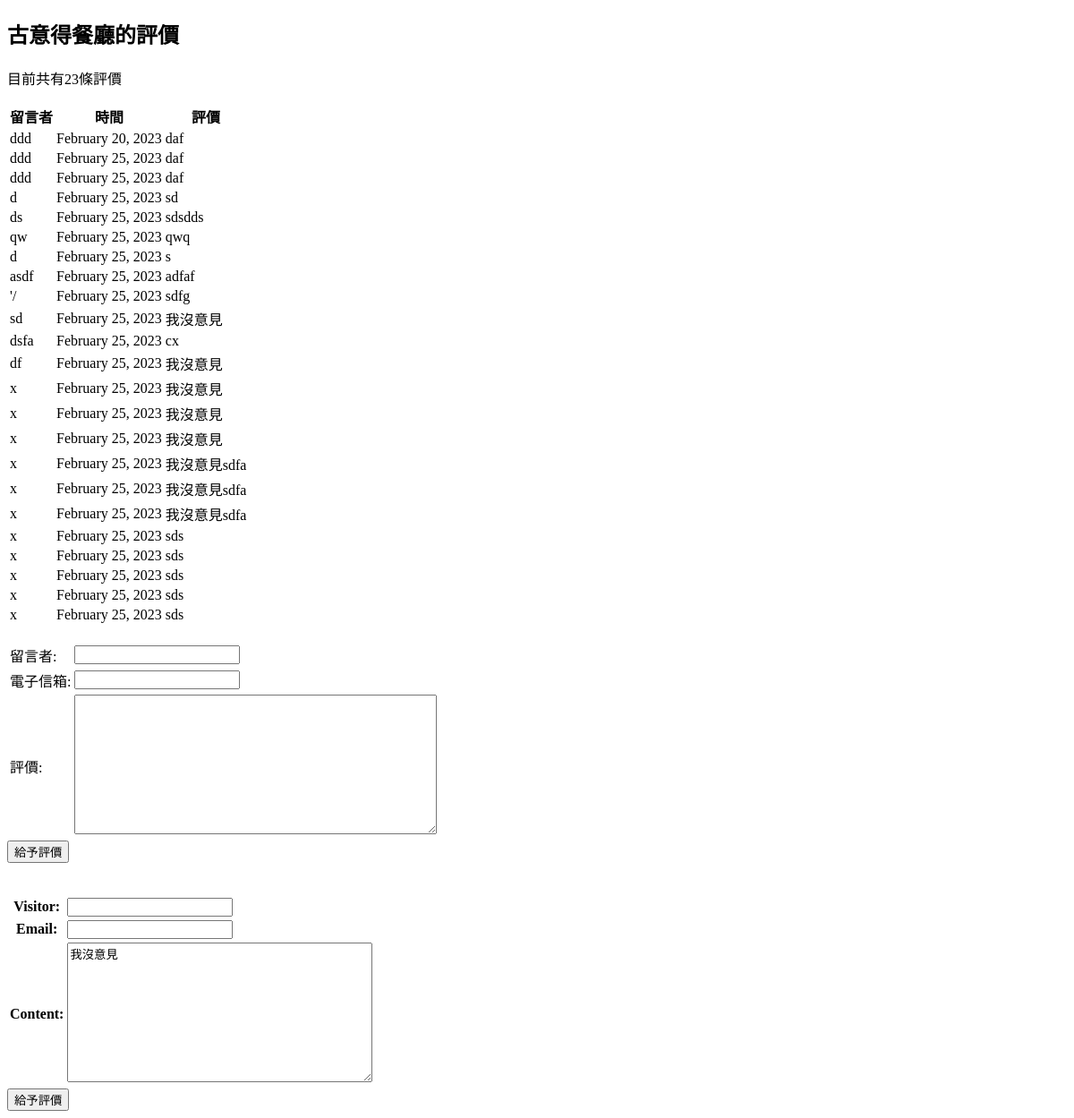
The page /comment/1/ on the database as committed earlier.
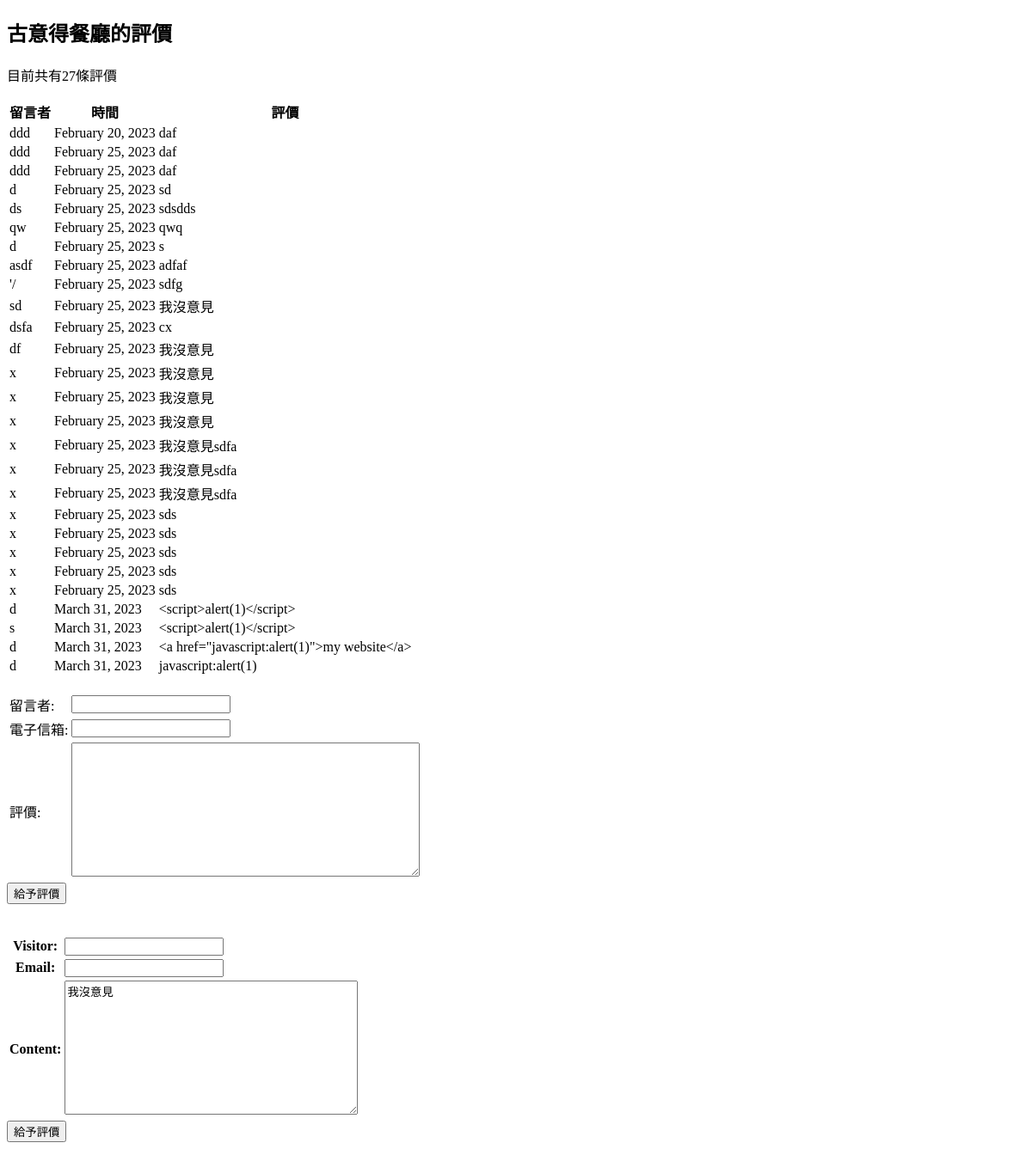
The same page on the database as committed later.
### form_test/models.py (models this page shows)
class Restaurant(models.Model):
    name = models.CharField(max_length=20)
    phone_number = models.CharField(max_length=15)
    address = models.CharField(max_length=50, blank=True)

class Comment(models.Model):
    content = models.CharField(max_length=200)
    visitor = models.CharField(max_length=20)
    email = models.EmailField(max_length=20)
    date_time = models.DateTimeField()
    restaurant = models.ForeignKey(Restaurant, on_delete=models.CASCADE)
    class Meta: # 新增權限 每一個權限都會跟一個資料庫模型綁定
            ordering = ['date_time']
            permissions = (
                ("can_comment", "Can comment"),  # 只有一個權限時，千萬不要忘了逗號！
            )

### form_test/views.py (the view, shortened to what this page needs)
# urls.py: re_path(r'comment/(?P<id>\d{1,5})', comment), # ?P<關鍵字>要擷取的參數可以從URL中將要擷取的參數以關鍵字的方式取出
def comment(request, id): # 留言頁
    if id:
        r = Restaurant.objects.get(id=id)
    else:
        return HttpResponseRedirect("/get_menu/")
    errors = []
    f = CommentForm(initial={'content': '我沒意見'})
    return render(request, 'comments.html', locals())

### form_test/forms.py (shortened to what this page needs)
class CommentForm(forms.Form):
    visitor = forms.CharField(max_length=20)
    email = forms.EmailField(max_length=20, required=False) # required:是否必填
    content = forms.CharField(max_length=200, widget=forms.Textarea())

### templates/comments.html (shortened to what this page needs)
<!DOCTYPE html>
<html lang="en">
    <head>
    </head>
    <body>
        <h2>{{ r.name }}的評價</h2>
        {% if r.comment_set.all %}
            <p>目前共有{{ r.comment_set.all|length }}條評價</p>
            <table>
                <tr>
                    <th>留言者</th>
                    <th>時間</th>
                    <th>評價</th>
                </tr>
            {% for c in r.comment_set.all %}
                <tr>
                    <td> {{ c.visitor }} </td>
                    <td> {{ c.date_time | date:"F j, Y" }} </td>
                    <td> {{ c.content }} </td>
                </tr>
            {% endfor %}
            </table>
        {% else %}
            <p>無評價</p>
        {% endif %}
        <br/>
        <form action="" method="post"> {% csrf_token %}
            <table>
                <tr>
                    <td> <label for="visitor">留言者:</label> </td>
                    <td> <input id="visitor" type="text" name="visitor" value="{{visitor}}"> </td>
                </tr>
                <tr>
                    <td> <label for="email">電子信箱:</label> </td>
                    <td> <input id="email" type="email" name="email" value="{{email}}"> </td>
                </tr>
                <tr>
                    <td> <label for="content">評價:</label> </td>
                    <td>
                        <textarea id="content" rows="10" cols="48" name="content" value="{{content}}"></textarea>
                    </td>
                </tr>
            </table>
            <input type="submit" value="給予評價">
        </form>
        <br/><br/>
        <form action="" method="post"> {% csrf_token %}
            <table>
                {{ f.as_table }}
            </table>
            <input type="submit" value="給予評價">
        </form>
    </body>
</html>

Rows that differ between the two databases and show on the page:
computed for Restaurant "古意得餐廳": comment_set.all|length "23" → "27"
added Comment: visitor "d", date_time "March 31, 2023", content "<script>alert(1)</script>"
added Comment: visitor "s", date_time "March 31, 2023", content "<script>alert(1)</script>"
added Comment: visitor "d", date_time "March 31, 2023", content "<a href=\"javascript:alert(1)\">my website</a>"
added Comment: visitor "d", date_time "March 31, 2023", content "javascript:alert(1)"
